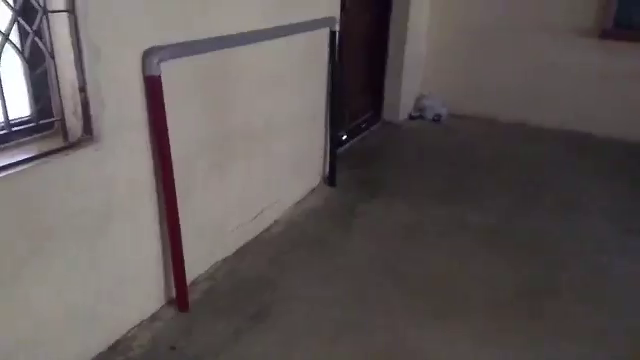
#> input picture frame 66 of opencv/motion/5.mp4, 640 x 360 px, given in place of 1.mp4, which was not available
$ python contour.py   (older library calls are emulated)
#> lines starting #> are read from the running program, lines starting #| are printed output that depends on the picture; after the words box and inside, x2 and y2 are one past the last pixel; in counts of white or black regions, pixels touching at a corner belong together; pictures that were not available may be replaced by others from this repository, and a replacement may not be noted
import cv2
import numpy as np

cap = cv2.VideoCapture('/home/sub0811/Desktop/opencv/Gate_Video/1.mp4')

while(cap.isOpened()):

	ret, frame = cap.read()
#> frame is the input picture: shape (360, 640, 3); mean B, G, R 86.9, 87.5, 94.6
	gray = cv2.cvtColor(frame, cv2.COLOR_BGR2GRAY)

	_, thresh = cv2.threshold(gray, 20, 255, cv2.THRESH_BINARY)
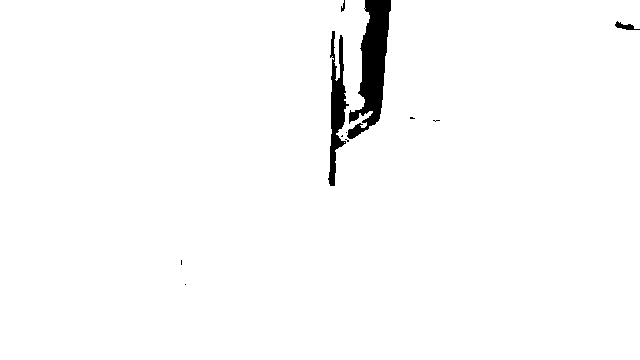
#> thresh: shape (360, 640); 98% white; 11 black regions (7 under 20 px)

	image, contours, hierarchy =  cv2.findContours(thresh,cv2.RETR_TREE,cv2.CHAIN_APPROX_SIMPLE)
#> contours = 14 contours, 12 with area under 20; largest, box (x1, y1, x2, y2) and area: (0, 0, 640, 360) 226080, (327, 30, 350, 187) 1623
	cv2.drawContours(image,contours,-1,(0,255,0))
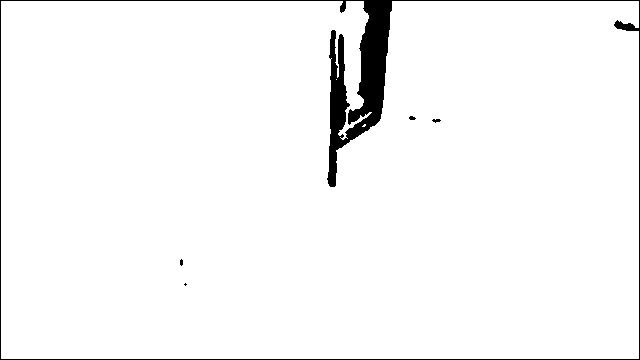
#> image: shape (360, 640); 96.8% white; 5 black regions (2 under 20 px), largest, box (x1, y1, x2, y2) and area: (0, 0, 640, 360) 7409, (432, 119, 441, 123) 23, (409, 116, 416, 120) 21
	cv2.imshow('draw contours',image)

	cv2.waitKey(5)

imshow("frame", img)

cv2.destroyAllWindows()
cap.release()

$ run again, starting later in the video
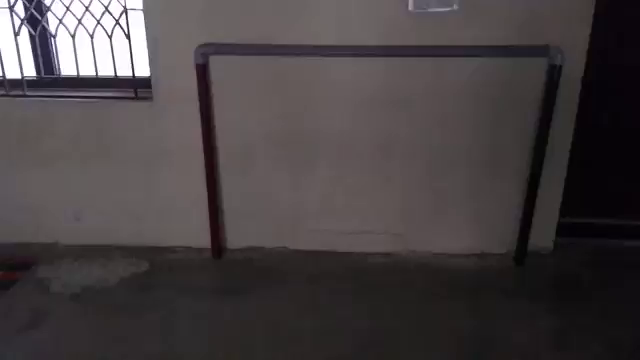
#> input picture frame 300 of opencv/motion/5.mp4, 640 x 360 px, given in place of 1.mp4, which was not available
#> frame is the input picture: shape (360, 640, 3); mean B, G, R 66.3, 64.7, 70.8
#> `_, thresh = cv2.threshold(gray, 20, 255, cv2.THRESH_BINARY)`:
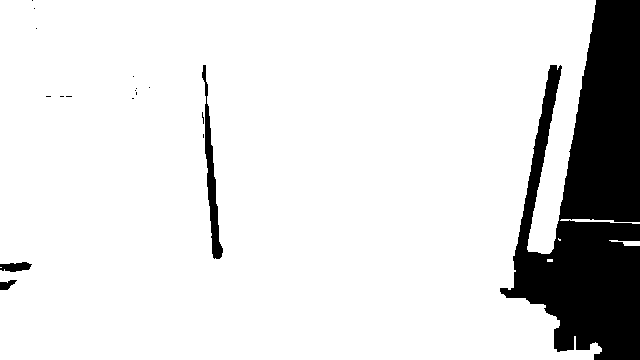
#> thresh: shape (360, 640); 86.7% white; 18 black regions (14 under 20 px)
#> contours = 20 contours, 15 with area under 20; largest, box (x1, y1, x2, y2) and area: (0, 0, 602, 360) 199340, (201, 64, 224, 260) 1404, (560, 219, 640, 224) 79, (609, 240, 640, 246) 70, (201, 111, 205, 125) 25
#> `cv2.drawContours(image,contours,-1,(0,255,0))`:
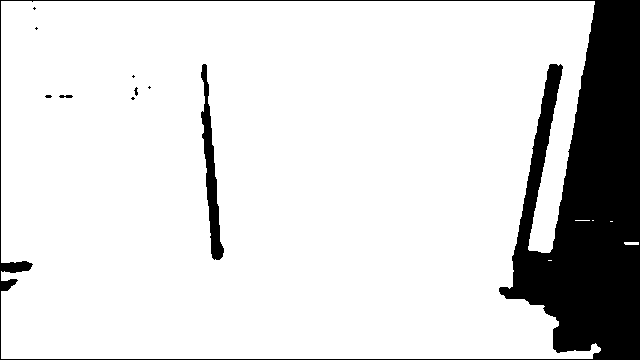
#> image: shape (360, 640); 85.2% white; 10 black regions (6 under 20 px), largest, box (x1, y1, x2, y2) and area: (0, 0, 640, 360) 32271, (201, 64, 224, 260) 1645, (59, 95, 73, 98) 34, (134, 87, 138, 96) 21

$ run again, starting later in the video
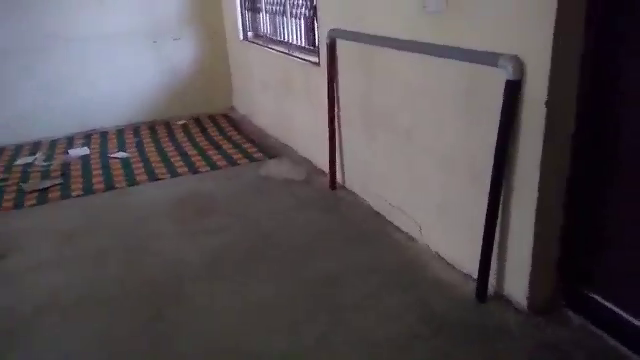
#> input picture frame 534 of opencv/motion/5.mp4, 640 x 360 px, given in place of 1.mp4, which was not available
#> frame is the input picture: shape (360, 640, 3); mean B, G, R 83.6, 79.9, 85.9
#> `_, thresh = cv2.threshold(gray, 20, 255, cv2.THRESH_BINARY)`:
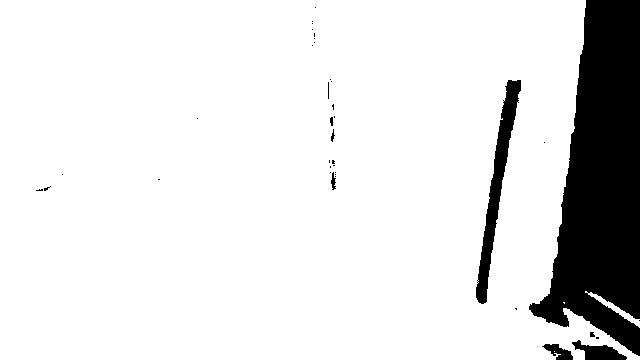
#> thresh: shape (360, 640); 88% white; 38 black regions (30 under 20 px)
#> contours = 43 contours, 34 with area under 20; largest, box (x1, y1, x2, y2) and area: (0, 0, 640, 360) 204196, (475, 79, 522, 305) 2842, (585, 291, 640, 328) 253, (330, 171, 337, 191) 72, (330, 128, 336, 143) 38
#> `cv2.drawContours(image,contours,-1,(0,255,0))`:
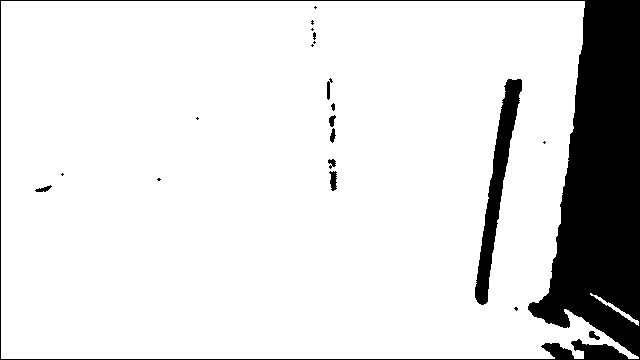
#> image: shape (360, 640); 86.7% white; 21 black regions (11 under 20 px), largest, box (x1, y1, x2, y2) and area: (0, 0, 640, 360) 27086, (475, 79, 522, 305) 3088, (329, 171, 337, 191) 108
